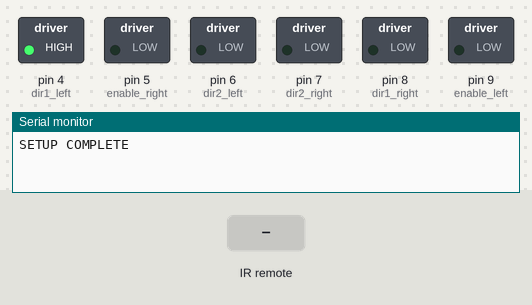
Simulated run of this sketch. Board: Arduino Uno, built with avr-gcc and run on an emulated ATmega328P. On the bench: switched loads named in the sketch (green lamp = pin HIGH), the last lines printed to the serial monitor. The test bench sets the inputs (shaded band).

Above: at 1.2 s.
1.3 s: infrared code 0x14 received
At 2.8 s:
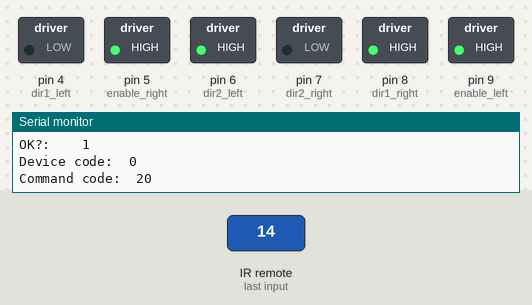
At 4.7 s:
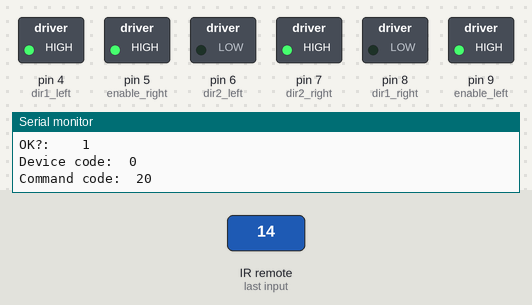
7.3 s: infrared code 0x2 received
At 8.2 s:
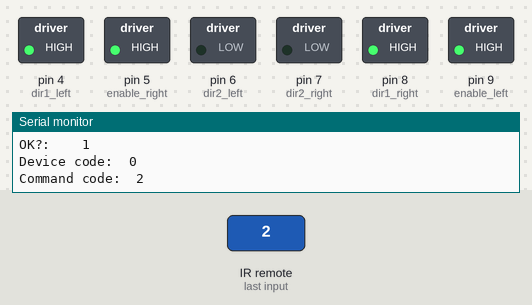
Timing chart, 0 to 10.3 s (numbered marks = the images above; inputs shaded):
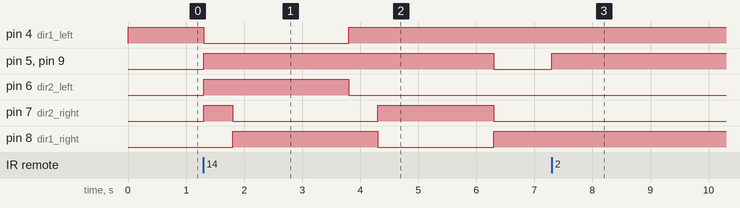

Measured:
- after the input at 1.3 s, pin 4 (dir1_left): HIGH → LOW at once, → HIGH 2.5 s later; pin 5 (enable_right): LOW → HIGH at once, → LOW 5.0 s later
- after the input at 7.3 s, pin 5 (enable_right), pin 9 (enable_left): LOW → HIGH at once

The sketch:

L293D_simple.ino
```cpp
// Robot control using L293D plus IR remote from NEC TV.

#include <IRremote.h>

// motor pins
int enable_left = 9;
int enable_right = 5;

int dir1_left = 4;
int dir2_left = 6;
int dir1_right = 8;
int dir2_right = 7;

//IR rcv

int recvPin = 2;
IRrecv irrecv(recvPin); // IRrecv library implementation
decode_results results; // results structure for IR recv

boolean me = 1;

void setup(){

	Serial.begin(9600);
	pinMode(9, OUTPUT);
	pinMode(4, OUTPUT);
	pinMode(5, OUTPUT);
	pinMode(6, OUTPUT);
	pinMode(7, OUTPUT);
	pinMode(8, OUTPUT);
  pinMode(2, INPUT);


	// Enable pins start at 0 speed
	digitalWrite(enable_left, 0);
	digitalWrite(enable_right, 0);
	// Direction pins start in forwards state (0 speed)
	digitalWrite(dir1_left, HIGH);
	digitalWrite(dir2_left, LOW);
	digitalWrite(dir1_right, HIGH);
	digitalWrite(dir1_right, LOW);

	// IR rcv

	irrecv.enableIRIn(); // Start the receiver
  Serial.println("SETUP COMPLETE");

}

void loop(){
	//IR
	if (irrecv.decode(&results)) {
	    byte c = 0; byte d = 0;
	    boolean ok = extractNEC(&d, &c, results.value);
	    Serial.println(results.value, HEX);
	    Serial.print("OK?:\t\t"); Serial.println(ok);
	    Serial.print("Device code:\t"); Serial.println(d);
	    Serial.print("Command code:\t"); Serial.println(c);

	    // Control code goes here

	    if ((d==0) && ok){

      		switch(c){ // use numbers 1 to 9 to control direction. Use other buttons for speed
      			case 0: motors(0,0); break;
      			case 2: motors(1, 1); break;
      			case 4: motors(-1, 1); break;
      			case 5: motors(0,0); break; // centre
      			case 6: motors(1, -1); break;
      			case 8: motors(-1, -1); break;
            case 88: me = !me; motors(0,0); break; // topleft arrow activates/deactivates this bot. 86, 87 remain.
            case 20: if(me){special();} break; // Menu begins the special move.
      			default: break;
      		}

    	    }
            irrecv.resume(); // Receive the next value
        }

}

void special(){// Put something here to do a special move
  // You can use motors() and delay() as many times as you like
  // This should end with zeroing the motors again.
  motors(-1,-1);
  delay(500);
  motors(-1,1);
  delay(2000);
  motors(1,1);
  delay(500);
  motors(1,-1);
  delay(2000);
  motors(0,0);

}

void motors(int left, int right){


if (left>=0){digitalWrite(dir2_left, LOW);digitalWrite(dir1_left, HIGH);}
else {digitalWrite(dir1_left, LOW);digitalWrite(dir2_left, HIGH);}

if (right>=0){digitalWrite(dir2_right, LOW);digitalWrite(dir1_right, HIGH);}
else {digitalWrite(dir1_right, LOW);digitalWrite(dir2_right, HIGH);}

//DONT FORGET TO SET DIRECTIONS OFR EACH SIDE IN THIS FUNCTION!, PUT IN SOME usb DEBUGGING AND CHECK IT BEFORE ATTACHING MOTOS AND BATERY ETC.
	digitalWrite(enable_left, abs(left));
	digitalWrite(enable_right, abs(right));

}

// Code for IR reciever.
boolean extractNEC(byte *device, byte *command, unsigned long code){

  byte dev = code >> 24;
  byte ndev = (code << 8) >> 24;
  byte com = (code << 16) >> 24;
  byte ncom = (code << 24) >> 24;

  if (((com & ncom) == 0) && ((dev & ndev) == 0)){ // Everything is as it should be
    *device = reverse(dev); *command = reverse(com);
    return true;
  }
  else if (((dev & ndev) == 0) && ((com & ncom) != 0)){ // Mangled command code from recognised device
    *device = reverse(dev); *command = 0;
    return false;
  }
  else if (((dev & ndev) != 0) && ((com & ncom) == 0)){ // Mangled device code for a recognised command
    *command = reverse(com); *device = 0;
    return false;
  }
  else {
    *command = 0; *device = 0;
    return false;
  }
}

byte reverse(byte input){
	byte rev = 0;
  	for(int i=0;i<8;i++){
    	rev <<= 1;
    	rev += input & 1;
    	input >>= 1;
  }
  return rev;
}
```
